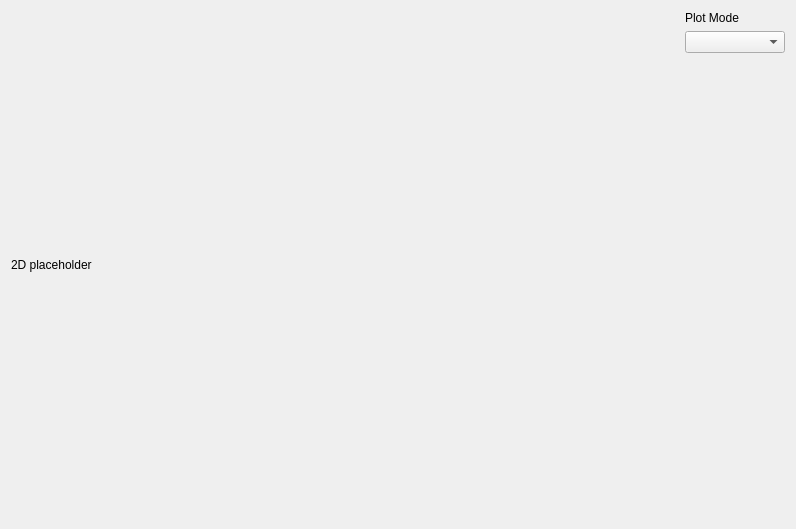
                   <widget class="QWidget" name="scrollAreaWidgetContents">
                    <property name="geometry">
                     <rect>
                      <x>0</x>
                      <y>0</y>
                      <width>796</width>
                      <height>529</height>
                     </rect>
                    </property>
                    <layout class="QGridLayout" name="gridLayout_16">
                     <item row="1" column="2">
                      <widget class="QComboBox" name="plot_mode_box">
                       <property name="minimumSize">
                        <size>
                         <width>100</width>
                         <height>0</height>
                        </size>
                       </property>
                      </widget>
                     </item>
                     <item row="0" column="2">
                      <widget class="QLabel" name="label_25">
                       <property name="sizePolicy">
                        <sizepolicy hsizetype="Fixed" vsizetype="Fixed">
                         <horstretch>0</horstretch>
                         <verstretch>0</verstretch>
                        </sizepolicy>
                       </property>
                       <property name="text">
                        <string>Plot Mode</string>
                       </property>
                      </widget>
                     </item>
                     <item row="2" column="2">
                      <spacer name="verticalSpacer_4">
                       <property name="orientation">
                        <enum>Qt::Vertical</enum>
                       </property>
                       <property name="sizeHint" stdset="0">
                        <size>
                         <width>20</width>
                         <height>40</height>
                        </size>
                       </property>
                      </spacer>
                     </item>
                     <item row="0" column="1" rowspan="3">
                      <widget class="QLabel" name="view_2d_label">
                       <property name="sizePolicy">
                        <sizepolicy hsizetype="Preferred" vsizetype="Expanding">
                         <horstretch>0</horstretch>
                         <verstretch>0</verstretch>
                        </sizepolicy>
                       </property>
                       <property name="text">
                        <string>2D placeholder</string>
                       </property>
                      </widget>
                     </item>
                    </layout>
                   </widget>
